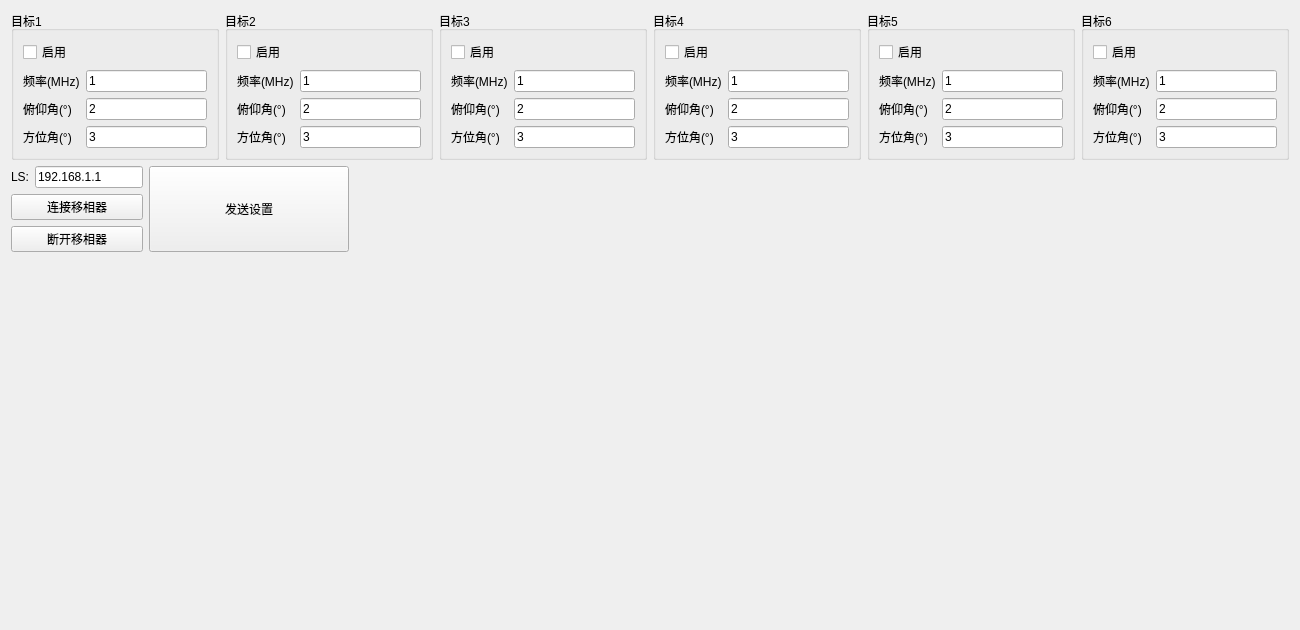
<?xml version="1.0" encoding="UTF-8"?>
<ui version="4.0">
 <class>yxq_contrl</class>
 <widget class="QWidget" name="yxq_contrl">
  <property name="geometry">
   <rect>
    <x>0</x>
    <y>0</y>
    <width>1300</width>
    <height>630</height>
   </rect>
  </property>
  <property name="windowTitle">
   <string>Form</string>
  </property>
  <layout class="QGridLayout" name="gridLayout">
   <item row="0" column="0">
    <layout class="QHBoxLayout" name="horizontalLayout">
     <item>
      <widget class="QGroupBox" name="groupBox">
       <property name="title">
        <string>目标1</string>
       </property>
       <layout class="QVBoxLayout" name="verticalLayout">
        <item>
         <widget class="QCheckBox" name="checkBox">
          <property name="layoutDirection">
           <enum>Qt::LeftToRight</enum>
          </property>
          <property name="text">
           <string>启用</string>
          </property>
         </widget>
        </item>
        <item>
         <layout class="QFormLayout" name="formLayout">
          <item row="0" column="0">
           <widget class="QLabel" name="label">
            <property name="text">
             <string>频率(MHz)</string>
            </property>
           </widget>
          </item>
          <item row="0" column="1">
           <widget class="QLineEdit" name="lineEdit_yxqfre1">
            <property name="text">
             <string>1</string>
            </property>
           </widget>
          </item>
          <item row="1" column="0">
           <widget class="QLabel" name="label_2">
            <property name="text">
             <string>俯仰角(°)</string>
            </property>
           </widget>
          </item>
          <item row="1" column="1">
           <widget class="QLineEdit" name="lineEdit_yxqfy1">
            <property name="text">
             <string>2</string>
            </property>
           </widget>
          </item>
          <item row="2" column="0">
           <widget class="QLabel" name="label_3">
            <property name="text">
             <string>方位角(°)</string>
            </property>
           </widget>
          </item>
          <item row="2" column="1">
           <widget class="QLineEdit" name="lineEdit_yxqfw1">
            <property name="text">
             <string>3</string>
            </property>
           </widget>
          </item>
         </layout>
        </item>
       </layout>
      </widget>
     </item>
     <item>
      <widget class="QGroupBox" name="groupBox_2">
       <property name="title">
        <string>目标2</string>
       </property>
       <layout class="QVBoxLayout" name="verticalLayout_2">
        <item>
         <widget class="QCheckBox" name="checkBox_2">
          <property name="text">
           <string>启用</string>
          </property>
         </widget>
        </item>
        <item>
         <layout class="QFormLayout" name="formLayout_2">
          <item row="0" column="0">
           <widget class="QLabel" name="label_4">
            <property name="text">
             <string>频率(MHz)</string>
            </property>
           </widget>
          </item>
          <item row="0" column="1">
           <widget class="QLineEdit" name="lineEdit_yxqfre1_2">
            <property name="text">
             <string>1</string>
            </property>
           </widget>
          </item>
          <item row="1" column="0">
           <widget class="QLabel" name="label_5">
            <property name="text">
             <string>俯仰角(°)</string>
            </property>
           </widget>
          </item>
          <item row="1" column="1">
           <widget class="QLineEdit" name="lineEdit_yxqfy1_2">
            <property name="text">
             <string>2</string>
            </property>
           </widget>
          </item>
          <item row="2" column="0">
           <widget class="QLabel" name="label_6">
            <property name="text">
             <string>方位角(°)</string>
            </property>
           </widget>
          </item>
          <item row="2" column="1">
           <widget class="QLineEdit" name="lineEdit_yxqfw1_2">
            <property name="text">
             <string>3</string>
            </property>
           </widget>
          </item>
         </layout>
        </item>
       </layout>
      </widget>
     </item>
     <item>
      <widget class="QGroupBox" name="groupBox_3">
       <property name="title">
        <string>目标3</string>
       </property>
       <layout class="QVBoxLayout" name="verticalLayout_3">
        <item>
         <widget class="QCheckBox" name="checkBox_3">
          <property name="text">
           <string>启用</string>
          </property>
         </widget>
        </item>
        <item>
         <layout class="QFormLayout" name="formLayout_3">
          <item row="0" column="0">
           <widget class="QLabel" name="label_7">
            <property name="text">
             <string>频率(MHz)</string>
            </property>
           </widget>
          </item>
          <item row="0" column="1">
           <widget class="QLineEdit" name="lineEdit_yxqfre1_3">
            <property name="text">
             <string>1</string>
            </property>
           </widget>
          </item>
          <item row="1" column="0">
           <widget class="QLabel" name="label_8">
            <property name="text">
             <string>俯仰角(°)</string>
            </property>
           </widget>
          </item>
          <item row="1" column="1">
           <widget class="QLineEdit" name="lineEdit_yxqfy1_3">
            <property name="text">
             <string>2</string>
            </property>
           </widget>
          </item>
          <item row="2" column="0">
           <widget class="QLabel" name="label_9">
            <property name="text">
             <string>方位角(°)</string>
            </property>
           </widget>
          </item>
          <item row="2" column="1">
           <widget class="QLineEdit" name="lineEdit_yxqfw1_3">
            <property name="text">
             <string>3</string>
            </property>
           </widget>
          </item>
         </layout>
        </item>
       </layout>
      </widget>
     </item>
     <item>
      <widget class="QGroupBox" name="groupBox_4">
       <property name="title">
        <string>目标4</string>
       </property>
       <layout class="QVBoxLayout" name="verticalLayout_4">
        <item>
         <widget class="QCheckBox" name="checkBox_4">
          <property name="text">
           <string>启用</string>
          </property>
         </widget>
        </item>
        <item>
         <layout class="QFormLayout" name="formLayout_4">
          <item row="0" column="0">
           <widget class="QLabel" name="label_10">
            <property name="text">
             <string>频率(MHz)</string>
            </property>
           </widget>
          </item>
          <item row="0" column="1">
           <widget class="QLineEdit" name="lineEdit_yxqfre1_4">
            <property name="text">
             <string>1</string>
            </property>
           </widget>
          </item>
          <item row="1" column="0">
           <widget class="QLabel" name="label_11">
            <property name="text">
             <string>俯仰角(°)</string>
            </property>
           </widget>
          </item>
          <item row="1" column="1">
           <widget class="QLineEdit" name="lineEdit_yxqfy1_4">
            <property name="text">
             <string>2</string>
            </property>
           </widget>
          </item>
          <item row="2" column="0">
           <widget class="QLabel" name="label_12">
            <property name="text">
             <string>方位角(°)</string>
            </property>
           </widget>
          </item>
          <item row="2" column="1">
           <widget class="QLineEdit" name="lineEdit_yxqfw1_4">
            <property name="text">
             <string>3</string>
            </property>
           </widget>
          </item>
         </layout>
        </item>
       </layout>
      </widget>
     </item>
     <item>
      <widget class="QGroupBox" name="groupBox_5">
       <property name="title">
        <string>目标5</string>
       </property>
       <layout class="QVBoxLayout" name="verticalLayout_5">
        <item>
         <widget class="QCheckBox" name="checkBox_5">
          <property name="text">
           <string>启用</string>
          </property>
         </widget>
        </item>
        <item>
         <layout class="QFormLayout" name="formLayout_5">
          <item row="0" column="0">
           <widget class="QLabel" name="label_13">
            <property name="text">
             <string>频率(MHz)</string>
            </property>
           </widget>
          </item>
          <item row="0" column="1">
           <widget class="QLineEdit" name="lineEdit_yxqfre1_5">
            <property name="text">
             <string>1</string>
            </property>
           </widget>
          </item>
          <item row="1" column="0">
           <widget class="QLabel" name="label_14">
            <property name="text">
             <string>俯仰角(°)</string>
            </property>
           </widget>
          </item>
          <item row="1" column="1">
           <widget class="QLineEdit" name="lineEdit_yxqfy1_5">
            <property name="text">
             <string>2</string>
            </property>
           </widget>
          </item>
          <item row="2" column="0">
           <widget class="QLabel" name="label_15">
            <property name="text">
             <string>方位角(°)</string>
            </property>
           </widget>
          </item>
          <item row="2" column="1">
           <widget class="QLineEdit" name="lineEdit_yxqfw1_5">
            <property name="text">
             <string>3</string>
            </property>
           </widget>
          </item>
         </layout>
        </item>
       </layout>
      </widget>
     </item>
     <item>
      <widget class="QGroupBox" name="groupBox_6">
       <property name="title">
        <string>目标6</string>
       </property>
       <layout class="QVBoxLayout" name="verticalLayout_6">
        <item>
         <widget class="QCheckBox" name="checkBox_6">
          <property name="text">
           <string>启用</string>
          </property>
         </widget>
        </item>
        <item>
         <layout class="QFormLayout" name="formLayout_6">
          <item row="0" column="0">
           <widget class="QLabel" name="label_16">
            <property name="text">
             <string>频率(MHz)</string>
            </property>
           </widget>
          </item>
          <item row="0" column="1">
           <widget class="QLineEdit" name="lineEdit_yxqfre1_6">
            <property name="text">
             <string>1</string>
            </property>
           </widget>
          </item>
          <item row="1" column="0">
           <widget class="QLabel" name="label_17">
            <property name="text">
             <string>俯仰角(°)</string>
            </property>
           </widget>
          </item>
          <item row="1" column="1">
           <widget class="QLineEdit" name="lineEdit_yxqfy1_6">
            <property name="text">
             <string>2</string>
            </property>
           </widget>
          </item>
          <item row="2" column="0">
           <widget class="QLabel" name="label_18">
            <property name="text">
             <string>方位角(°)</string>
            </property>
           </widget>
          </item>
          <item row="2" column="1">
           <widget class="QLineEdit" name="lineEdit_yxqfw1_6">
            <property name="text">
             <string>3</string>
            </property>
           </widget>
          </item>
         </layout>
        </item>
       </layout>
      </widget>
     </item>
    </layout>
   </item>
   <item row="1" column="0">
    <layout class="QHBoxLayout" name="horizontalLayout_3">
     <item>
      <layout class="QVBoxLayout" name="verticalLayout_7">
       <item>
        <layout class="QHBoxLayout" name="horizontalLayout_2">
         <item>
          <widget class="QLabel" name="label_19">
           <property name="text">
            <string>LS:</string>
           </property>
          </widget>
         </item>
         <item>
          <widget class="QLineEdit" name="lineEdit_yxqIP">
           <property name="sizePolicy">
            <sizepolicy hsizetype="Preferred" vsizetype="Fixed">
             <horstretch>0</horstretch>
             <verstretch>0</verstretch>
            </sizepolicy>
           </property>
           <property name="text">
            <string>192.168.1.1</string>
           </property>
          </widget>
         </item>
        </layout>
       </item>
       <item>
        <widget class="QPushButton" name="pushButto_cont">
         <property name="text">
          <string>连接移相器</string>
         </property>
        </widget>
       </item>
       <item>
        <widget class="QPushButton" name="pushButton_cut">
         <property name="text">
          <string>断开移相器</string>
         </property>
        </widget>
       </item>
      </layout>
     </item>
     <item>
      <widget class="QPushButton" name="pushButton_sendYXQset">
       <property name="sizePolicy">
        <sizepolicy hsizetype="Preferred" vsizetype="Preferred">
         <horstretch>0</horstretch>
         <verstretch>0</verstretch>
        </sizepolicy>
       </property>
       <property name="minimumSize">
        <size>
         <width>200</width>
         <height>0</height>
        </size>
       </property>
       <property name="text">
        <string>发送设置</string>
       </property>
      </widget>
     </item>
     <item>
      <spacer name="horizontalSpacer">
       <property name="orientation">
        <enum>Qt::Horizontal</enum>
       </property>
       <property name="sizeHint" stdset="0">
        <size>
         <width>40</width>
         <height>20</height>
        </size>
       </property>
      </spacer>
     </item>
    </layout>
   </item>
   <item row="2" column="0">
    <spacer name="verticalSpacer">
     <property name="orientation">
      <enum>Qt::Vertical</enum>
     </property>
     <property name="sizeHint" stdset="0">
      <size>
       <width>20</width>
       <height>40</height>
      </size>
     </property>
    </spacer>
   </item>
  </layout>
 </widget>
 <resources/>
 <connections/>
</ui>
